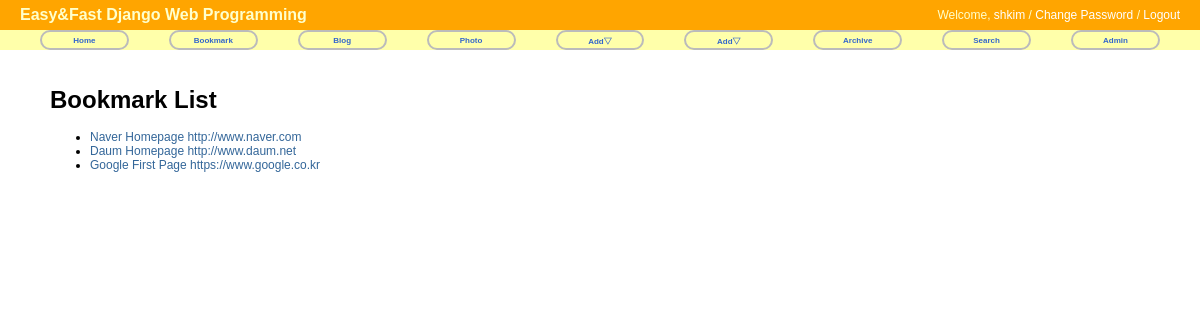
Screenshot of /bookmark/ with the database file from the repository.
### bookmark/models.py (models this page shows)
@python_2_unicode_compatible
class Bookmark(models.Model):
	title = models.CharField(max_length=100, blank=True, null=True)
	url = models.URLField('url', unique=True)
	def __str__(self):
		return "%s %s" % (self.title, self.url)

### bookmark/views.py (the view)
class BookmarkLV(ListView):
	model=Bookmark

### bookmark/templates/bookmark/bookmark_list.html (shortened to what this page needs)
{% extends 'base.html' %}
{% block content %}
<div id="content">
	<h1>Bookmark List</h1>
	<ul>
		{% for bookmark in object_list %}
			<li><a href="{% url 'bookmark:detail' bookmark.id %}">{{ bookmark }}</a></li>
		{% endfor %}
	</ul>
</div>
{% endblock %}

### static/css/base.css (style rules this page uses)
body { font-family: "Lucida Grande", Verdana, Arial, sans-serif; font-size: 12px; }
div#content { position: absolute; top: 70px; left: 50px; right: 50px; }
a:link, a:visited { color: #369; text-decoration: none; }

### rows the page displays
Bookmark: title+url "Naver Homepage http://www.naver.com"
Bookmark: title+url "Daum Homepage http://www.daum.net"
Bookmark: title+url "Google First Page https://www.google.co.kr"
